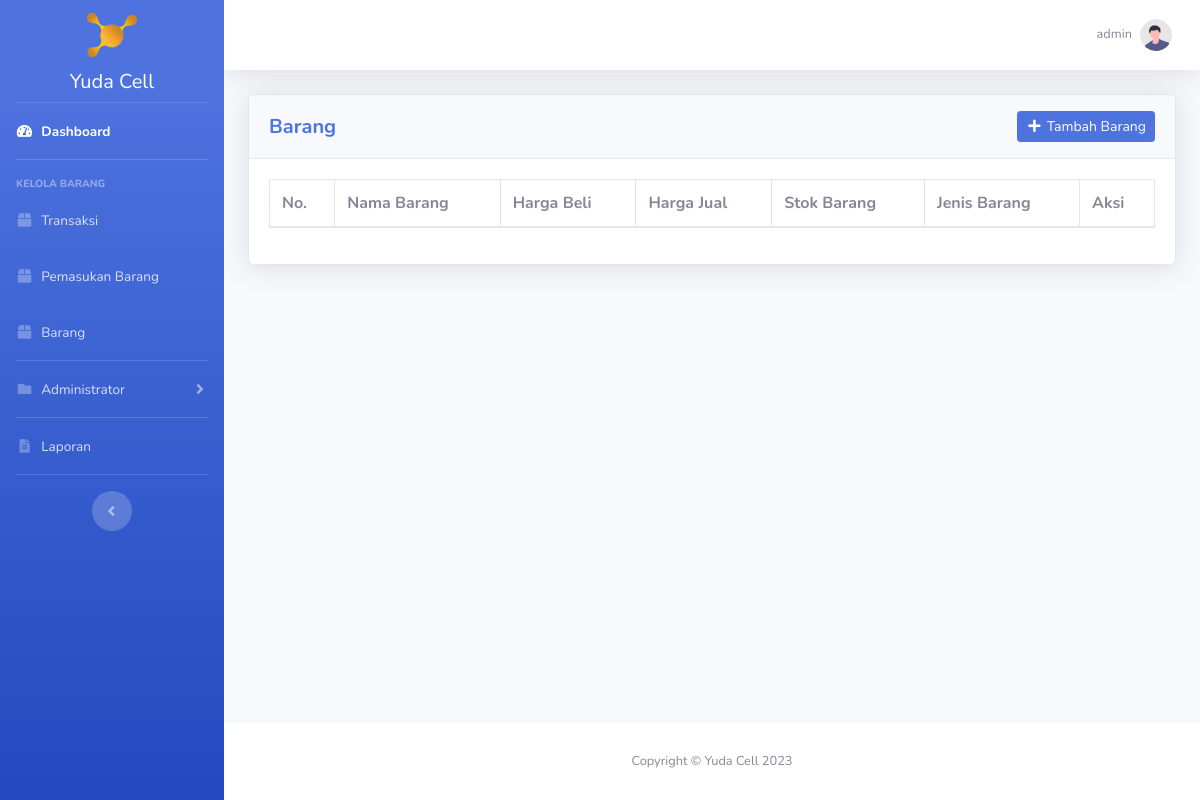
/barang/index.php (signed in), run on an earlier commit of the app's database.
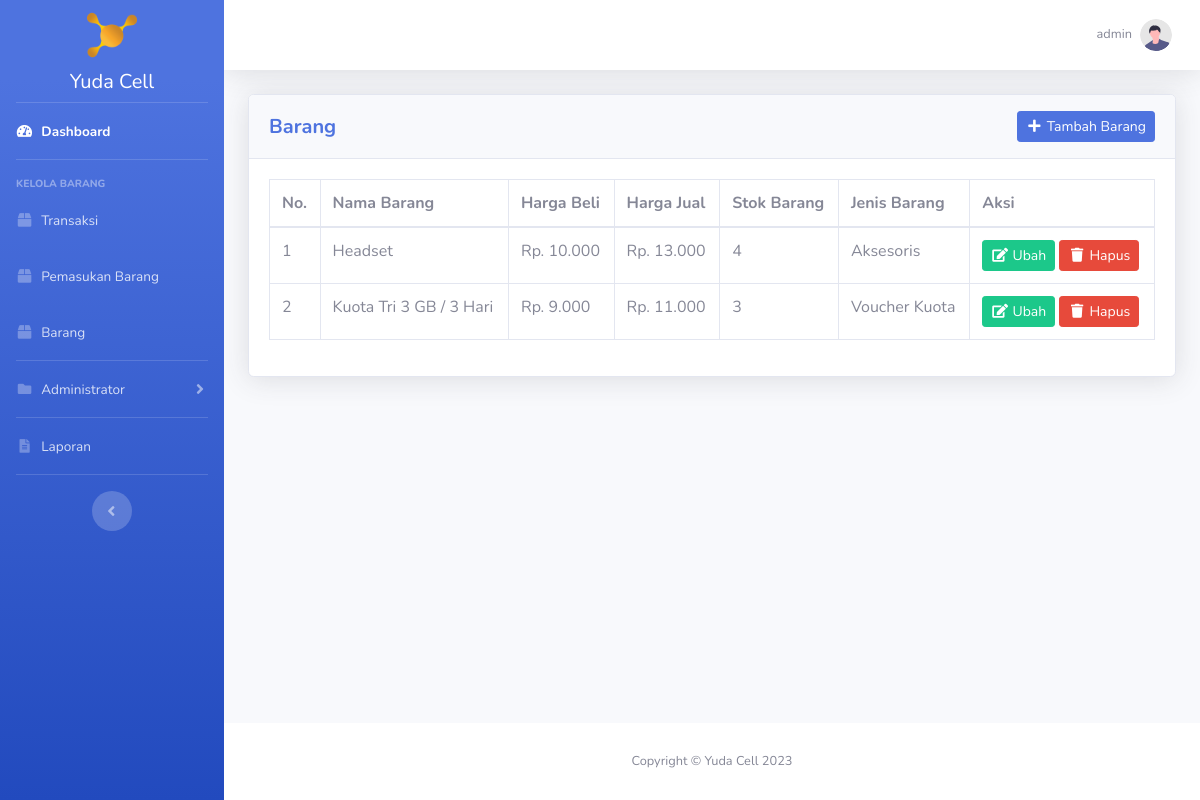
And on a later commit of the database.
### tables this page shows
CREATE TABLE `barang` (
  `id_barang` int(11) NOT NULL,
  `nama_barang` varchar(50) NOT NULL,
  `harga_beli` int(11) NOT NULL,
  `harga_jual` int(11) NOT NULL,
  `stok_barang` int(11) NOT NULL,
  `id_jenis_barang` int(11) NOT NULL
);

CREATE TABLE `jenis_barang` (
  `id_jenis_barang` int(11) NOT NULL,
  `jenis_barang` varchar(50) NOT NULL
);

### barang/index.php (the view, shortened to what this page needs)
<?php
require_once '../koneksi.php';
$barang = mysqli_query($koneksi, "SELECT * FROM barang INNER JOIN jenis_barang ON barang.id_jenis_barang = jenis_barang.id_jenis_barang ORDER BY nama_barang ASC");
$id_user = htmlspecialchars($_SESSION['id_user']);
$data_profile = mysqli_fetch_assoc(mysqli_query($koneksi, "SELECT * FROM user WHERE id_user = '$id_user'"));
?>
<!DOCTYPE html>
<html lang="en">
<head>
    <?php include_once '../include/head.php'; ?>
</head>
<body id="page-top">
    <div id="wrapper">
        <?php include_once '../include/sidebar.php'; ?>
        <div id="content-wrapper" class="d-flex flex-column">
            <div id="content">
                <?php include_once '../include/topbar.php'; ?>
                <div class="container-fluid">
                    <div class="card shadow mb-4">
                        <div class="card-header py-3">
                            <div class="row">
                                <div class="col head-left">
                                    <h5 class="my-auto font-weight-bold text-primary">Barang</h5>
                                </div>
                                <div class="col head-right">
                                    <a href="<?= BASE_URL; ?>barang/tambah_barang.php" class="btn btn-sm btn-primary"><i class="fas fa-fw fa-plus"></i> Tambah Barang</a>
                                </div>
                            </div>
                        </div>
                        <div class="card-body">
                            <div class="table-responsive">
                                <table class="table table-bordered" id="dataTable" width="100%" cellspacing="0">
									<thead>
										<tr>
											<th>No.</th>
											<th>Nama Barang</th>
											<th>Harga Beli</th>
											<th>Harga Jual</th>
											<th>Stok Barang</th>
											<th>Jenis Barang</th>
											<?php if ($data_profile['hak_akses'] == 'administrator'): ?>
												<th>Aksi</th>
											<?php endif ?>
										</tr>
									</thead>
									<tbody>
										<?php $i = 1; ?>
										<?php foreach ($barang as $db): ?>
											<tr>
												<td><?= $i++; ?></td>
												<td><?= $db['nama_barang']; ?></td>
												<td>Rp. <?= str_replace(",", ".", number_format($db['harga_beli'])); ?></td>
												<td>Rp. <?= str_replace(",", ".", number_format($db['harga_jual'])); ?></td>
												<td><?= $db['stok_barang']; ?></td>
												<td><?= $db['jenis_barang']; ?></td>
												<?php if ($data_profile['hak_akses'] == 'administrator'): ?>
													<td>
														<a class="btn btn-sm btn-success" href="ubah_barang.php?id_barang=<?= $db['id_barang']; ?>"><i class="fas fa-fw fa-edit"></i> Ubah</a>
														<a class="btn btn-sm btn-danger btn-delete" data-nama="Barang <?= $db['nama_barang']; ?> akan terhapus!" href="hapus_barang.php?id_barang=<?= $db['id_barang']; ?>"><i class="fas fa-fw fa-trash"></i> Hapus</a>
													</td>
												<?php endif ?>
											</tr>
										<?php endforeach ?>
									</tbody>
								</table>
							</div>
                        </div>
                    </div>
				</div>
            </div>
            <?php include_once '../include/footer.php'; ?>
        </div>
    </div>
</body>
</html>

What changed in the data, as far as the page shows it:
added barang: nama_barang "Headset", harga_beli "10.000", harga_jual "13.000", stok_barang "4", id_jenis_barang.jenis_barang "Aksesoris"
added barang: nama_barang "Kuota Tri 3 GB / 3 Hari", harga_beli "9.000", harga_jual "11.000", stok_barang "3", id_jenis_barang.jenis_barang "Voucher Kuota"
